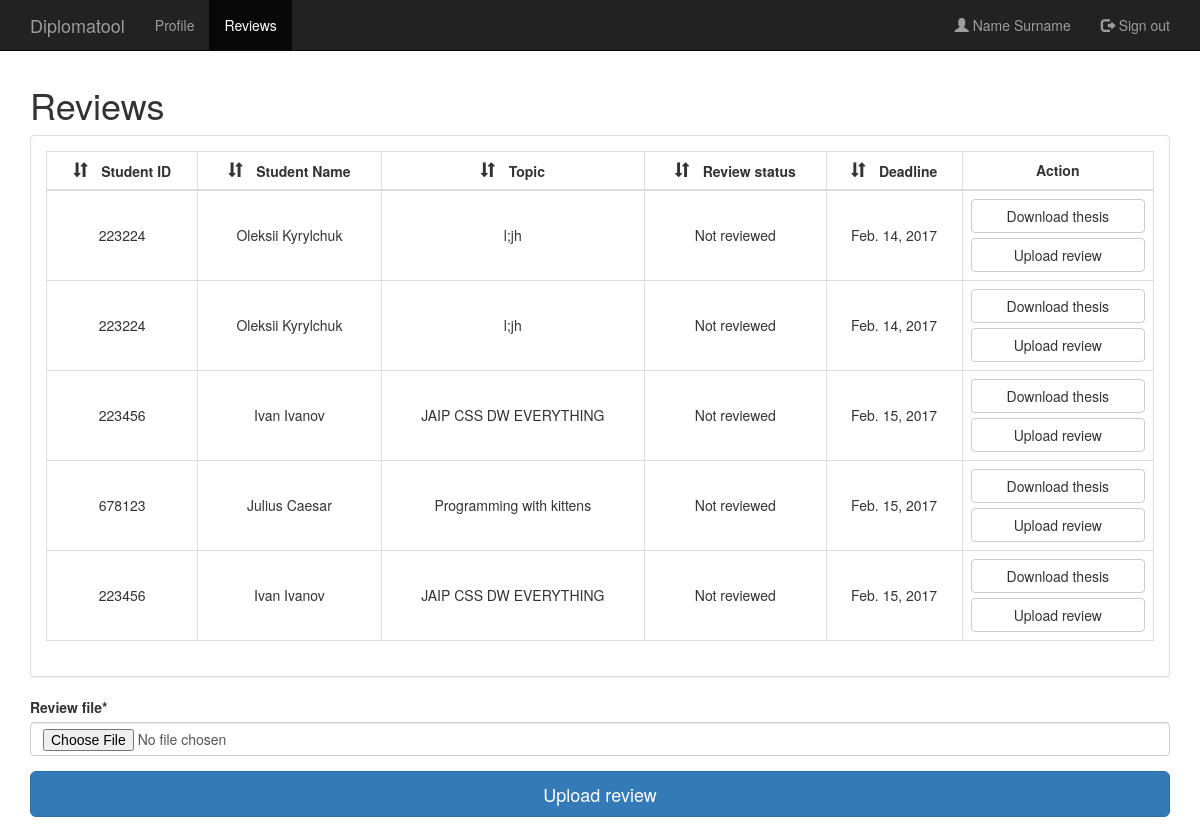
Page /reviews (signed in) on the committed database.
### site_app/models.py (models this page shows, shortened)
class User(AbstractBaseUser, PermissionsMixin):
    index_number = models.CharField('index number', max_length=10, default='000001')
    first_name = models.CharField('first name', max_length=255,
                                  null=True, blank=True, default='Name')
    last_name = models.CharField('last name', max_length=255,
                                 null=True, blank=True, default='Surname')
    degree = models.CharField('degree', max_length=50, null=True, blank=True, choices=LEVELS, default=LEVELS.Bachelor)
    email = models.EmailField('email address', blank=False, unique=True)
    department = models.CharField('user department', max_length=4, null=True, blank=True)
    faculty = models.ForeignKey(Faculty, on_delete=models.CASCADE, null=True,
                                blank=True, verbose_name='user faculty')
    is_admin = models.BooleanField('is admin', default=False)
    @property
    def is_staff(self):
        return self.is_admin
    @property
    def is_reviewer(self):
        return self.is_staff or self.groups.filter(name='Reviewer')
    @property
    def is_student(self):
        return self.is_staff or self.groups.filter(name='Student')
    objects = UserManager()
    USERNAME_FIELD = 'email'
    class Meta:
        app_label = 'site_app'
        verbose_name = 'user'
        verbose_name_plural = 'users'
        abstract = False
    def get_full_name(self):
        full_name = '{} {}'.format(self.first_name, self.last_name)
        return full_name.strip()

class Review(models.Model):
    author = models.ForeignKey(User, on_delete=models.CASCADE,
                               verbose_name='review author', related_name='review_author')
    thesis = models.ForeignKey(Thesis, on_delete=models.CASCADE,
                               verbose_name='reviewed thesis', related_name='reviewed_thesis')
    @property
    def finished(self):
        return True if self.file.name else False
    finished_date = models.DateTimeField('finished date', null=True, blank=True, default=None)
    @property
    def deadline(self):
        return self.thesis.finished_date.date() + timedelta(weeks=2)
    def get_file_path(self, filename):
        """
        Function used to retrieve the file path for specific review file.

        :param filename: (string) Name of the review file
        :return: The full path of the requested review file
        :rtype: string
        """
        file_ext = filename.split('.')[-1]
        return os.path.join(settings.MEDIA_ROOT, 'theses/thesis_{0}/review.{1}'.format(self.thesis.id, file_ext))
    file = models.FileField(upload_to=get_file_path, verbose_name='review file', null=True, blank=True)

class Thesis(models.Model):
    class Meta:
        app_label = 'site_app'
        verbose_name = 'thesis'
        verbose_name_plural = 'theses'
        abstract = False
    supervisor = models.ForeignKey(User, on_delete=models.CASCADE,
                                   verbose_name='supervisor', related_name='supervisor')
    student = models.ForeignKey(User, on_delete=models.CASCADE,
                                verbose_name='student', related_name='student')
    topic = models.ForeignKey(Topic, on_delete=models.CASCADE,
                              verbose_name='thesis topic', related_name='thesis_topic')
    finished = models.BooleanField('finished')
    finished_date = models.DateTimeField('finished date', default=timezone.now)
    def get_file_path(self, filename):
        """
        Function used to retrieve the file path for specific thesis file.

        :param filename: (string) Name of the thesis file
        :return: The full path of the requested thesis file
        :rtype: string
        """
        return 'theses/student_{0}/{1}'.format(self.student.id, filename)
    file = models.FileField(upload_to=get_file_path, verbose_name='thesis file', null=True, blank=True)

class Topic(models.Model):
    student = models.ForeignKey(User, on_delete=models.CASCADE, verbose_name='topic owner',
                                related_name='topic_owner', null=True, blank=True)
    supervisor = models.ForeignKey(User, on_delete=models.CASCADE, verbose_name='topic supervisor',
                                   related_name='topic_supervisor', null=True, blank=True)
    name = models.CharField('topic', max_length=255)
    level = models.CharField('level', max_length=255, null=True, blank=True, choices=LEVELS, default=LEVELS.Bachelor)
    voted_for = models.NullBooleanField('voted for', null=True, blank=True, default=False)
    available = models.NullBooleanField('available', null=True, blank=True, default=False)
    checked = models.NullBooleanField('checked', null=True, blank=True, default=False)
    short_description = models.CharField('short description', max_length=255, null=True, blank=True)
    REQUIRED_FIELDS = ['name', ]

### site_app/views.py (the view, shortened to what this page needs)
# urls.py: url(r'^reviews', views.ReviewListView.as_view(), name='reviews'),
@method_decorator(login_required, name='dispatch')
@method_decorator(check_group('Reviewer'), name='dispatch')
class ReviewListView(ListView):
    template_name = "reviewer/review_list.html"
    model = models.Review
    context_object_name = 'review_list'
    did_send = False
    object_list = None
    def get_queryset(self):
        return models.Review.objects.filter(author=self.request.user)
    def get_context_data(self, **kwargs):
        context = super().get_context_data(**kwargs)
        context['form'] = forms.ReviewUploadForm
        return context

### site_app/views.py (called while the page is built)
def check_group(group_name):
    def _check_group(view_func):
        @wraps(view_func)
        def wrapper(request, *args, **kwargs):
            if request.user.groups.filter(name=group_name).exists() or request.user.is_admin:
                return view_func(request, *args, **kwargs)
            return redirect('/')
        return wrapper
    return _check_group

### site_app/templates/reviewer/review_list.html (shortened to what this page needs)
{% extends 'generic/header.html' %}
{% load crispy_forms_tags %}
{% block container %}
    <h1>Reviews</h1>
    {% if review_list %}
        <div class="panel panel-default">
            <div class="panel-body">
                <div id="reviews">
                    <div class="table-responsive">
                        <table class="table table-bordered table-hover" id="center_table">
                            <tr>
                                <th class="sort" data-sort="student-id">Student ID</th>
                                <th class="sort" data-sort="student-name">Student Name</th>
                                <th class="sort" data-sort="topic-name">Topic</th>
                                <th class="sort" data-sort="review-finished">Review status</th>
                                <th class="sort" data-sort="deadline">Deadline</th>
                                <th>Action</th>
                            </tr>
                            <tbody class="list">
                            {% for review in review_list %}
                                <tr>
                                    <td class="student-id">
                                        {{ review.thesis.student.index_number }}
                                    </td>
                                    <td class="student-name">
                                        {{ review.thesis.student.get_full_name }}
                                    </td>
                                    <td class="topic-name">
                                        {{ review.thesis.topic.name }}
                                    </td>
                                    <td class="review-finished">
                                        {% if review.finished %}
                                            Reviewed
                                        {% else %}
                                            Not reviewed
                                        {% endif %}
                                    </td>
                                    <td class="deadline">
                                        {{ review.deadline }}
                                    </td>
                                    <td class="action">
                                        {% if not review.finished %}
                                            <button type="button" class="btn btn-block btn-default">Download thesis
                                            </button>
                                            <button type="button" class="btn  btn-block btn-default upload-review"
                                                    id="{{ review.id }}">Upload review
                                            </button>
                                        {% else %}
                                            <button type="button" class="btn btn-block btn-default">Download thesis
                                            </button>
                                        {% endif %}
                                    </td>
                                </tr>
                            {% endfor %}
                            </tbody>
                        </table>
                    </div>
                </div>
            </div>
        </div>
        <div class="col-m-6" id="review-upload-form" title="Upload a review">
            {% crispy form form.helper %}
        </div>
    {% else %}
        <p>You have no assigned reviews!</p>
    {% endif %}
{% endblock %}

### site_app/templates/generic/header.html (shortened to what this page needs)
<!DOCTYPE html>
<html lang="en">
<head>
    <link rel="stylesheet" href="//code.jquery.com/ui/1.12.1/themes/base/jquery-ui.css">
    <link href="//maxcdn.bootstrapcdn.com/bootstrap/3.3.7/css/bootstrap.min.css" rel="stylesheet">
</head>
<body>
{% block navbar %}
    <nav class="navbar navbar-inverse navbar-fixed-top">
        <div class="container">
            <div class="navbar-header">
                <a class="navbar-brand" href="{% url 'profile' %}">Diplomatool</a>
            </div>
            <div id="navbar" class="navbar-collapse collapse">
                <ul class="nav navbar-nav">
                    {% block navbar-nav %}
                        <li><a href="{% url 'profile' %}">Profile</a></li>
                        {% if user.is_reviewer %}
                            <li><a href="{% url 'reviews' %}">Reviews</a></li>
                        {% endif %}
                    {% endblock %}
                </ul>
                <ul class="nav navbar-nav navbar-right">
                    {% block navbar-right %}
                        <li>
                            <a href="{% url 'profile' %}">
                                <span class="glyphicon glyphicon glyphicon-user"></span> {{ user.first_name }} {{ user.last_name }}
                            </a>
                        </li>
                        <li><a href="{% url 'logout' %}"><span class="glyphicon glyphicon glyphicon-log-out"></span>
                            Sign out</a></li>
                    {% endblock %}
                </ul>
            </div>
        </div>
    </nav>
{% endblock %}
{% block body %}
    <div class="container">
        {% block container %}{% endblock %}
    </div>
{% endblock %}
</body>
</html>

### rows in the picture
User: first_name "Name", last_name "Surname"
Review: thesis.student.index_number "223224", thesis.student.get_full_name "Oleksii Kyrylchuk", thesis.topic.name "l;jh", file "Not reviewed", deadline "Feb. 14, 2017"
Review: thesis.student.index_number "223224", thesis.student.get_full_name "Oleksii Kyrylchuk", thesis.topic.name "l;jh", file "Not reviewed", deadline "Feb. 14, 2017"
Review: thesis.student.index_number "223456", thesis.student.get_full_name "Ivan Ivanov", thesis.topic.name "JAIP CSS DW EVERYTHING", file "Not reviewed", deadline "Feb. 15, 2017"
Review: thesis.student.index_number "678123", thesis.student.get_full_name "Julius Caesar", thesis.topic.name "Programming with kittens", file "Not reviewed", deadline "Feb. 15, 2017"
Review: thesis.student.index_number "223456", thesis.student.get_full_name "Ivan Ivanov", thesis.topic.name "JAIP CSS DW EVERYTHING", file "Not reviewed", deadline "Feb. 15, 2017"
